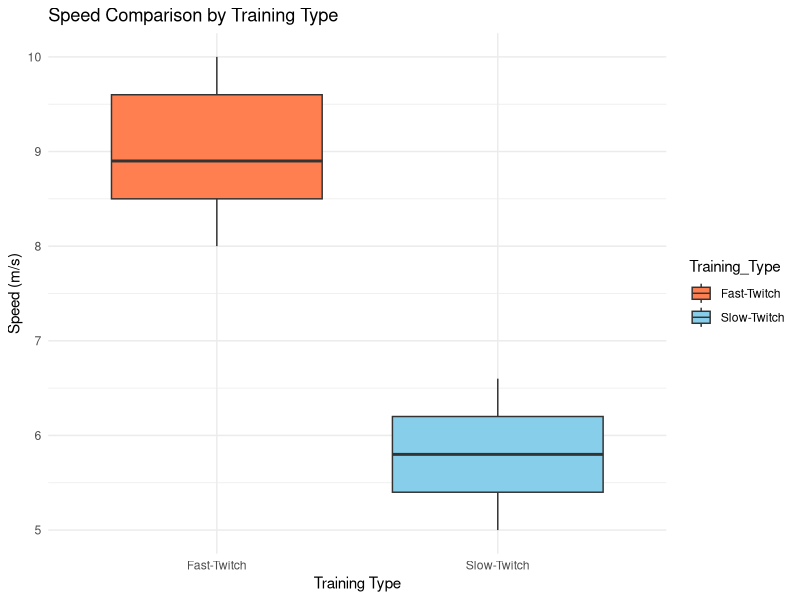
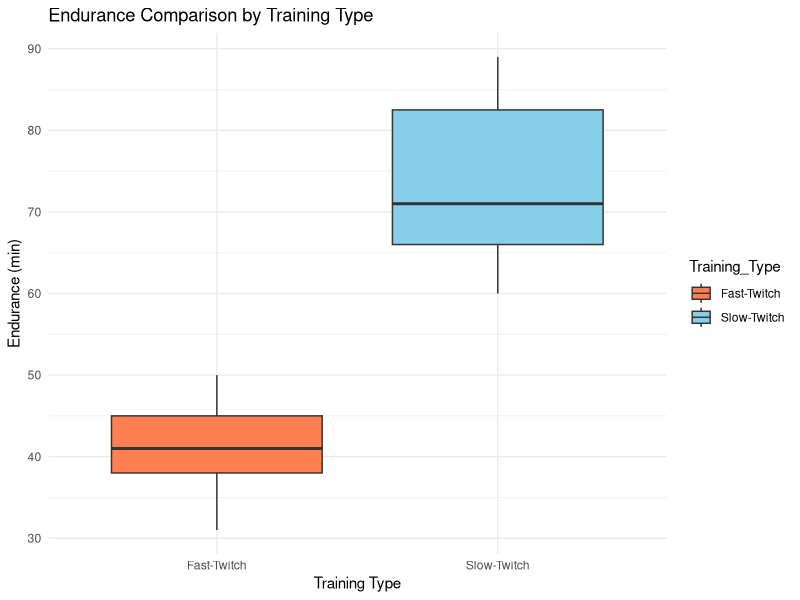
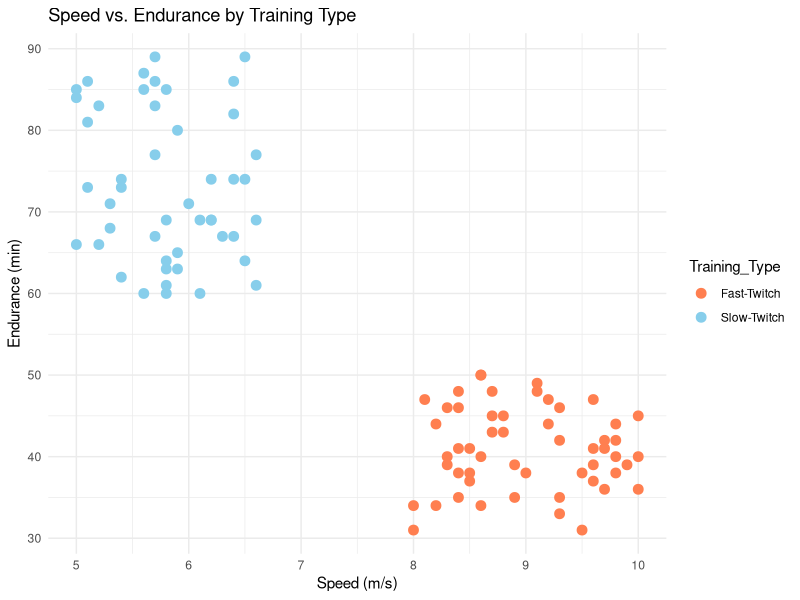

The R source for these figures, in order:
## ---- chunk 1
library(tidyverse)
## ---- chunk 2
data <- read_csv("athlete_training_data_cleaned.csv")
## ---- chunk 3

summary_stats <- data %>%
  group_by(Training_Type) %>%
  summarise(
    Avg_Speed = mean(Speed_mps),
    Avg_Endurance = mean(Endurance_min),
    Avg_Recovery = mean(Recovery_Time_min),
    Avg_STMF = mean(STMF_Percentage)
  )
summary_stats
## ---- chunk 4

speed_test <- t.test(Speed_mps ~ Training_Type, data = data)
endurance_test <- t.test(Endurance_min ~ Training_Type, data = data)
recovery_test <- t.test(Recovery_Time_min ~ Training_Type, data = data)
speed_test
endurance_test
recovery_test
## ---- chunk 5

speed_plot <- ggplot(data, aes(x = Training_Type, y = Speed_mps, fill = Training_Type)) +
  geom_boxplot() +
  theme_minimal() +
  labs(title = "Speed Comparison by Training Type", x = "Training Type", y = "Speed (m/s)") +
  scale_fill_manual(values = c("Fast-Twitch" = "coral", "Slow-Twitch" = "skyblue"))
speed_plot
## ---- chunk 6

endurance_plot <- ggplot(data, aes(x = Training_Type, y = Endurance_min, fill = Training_Type)) +
  geom_boxplot() +
  theme_minimal() +
  labs(title = "Endurance Comparison by Training Type", x = "Training Type", y = "Endurance (min)") +
  scale_fill_manual(values = c("Fast-Twitch" = "coral", "Slow-Twitch" = "skyblue"))
endurance_plot
## ---- chunk 7

scatter_plot <- ggplot(data, aes(x = Speed_mps, y = Endurance_min, color = Training_Type)) +
  geom_point(size = 3) +
  theme_minimal() +
  labs(title = "Speed vs. Endurance by Training Type", x = "Speed (m/s)", y = "Endurance (min)") +
  scale_color_manual(values = c("Fast-Twitch" = "coral", "Slow-Twitch" = "skyblue"))
scatter_plot
